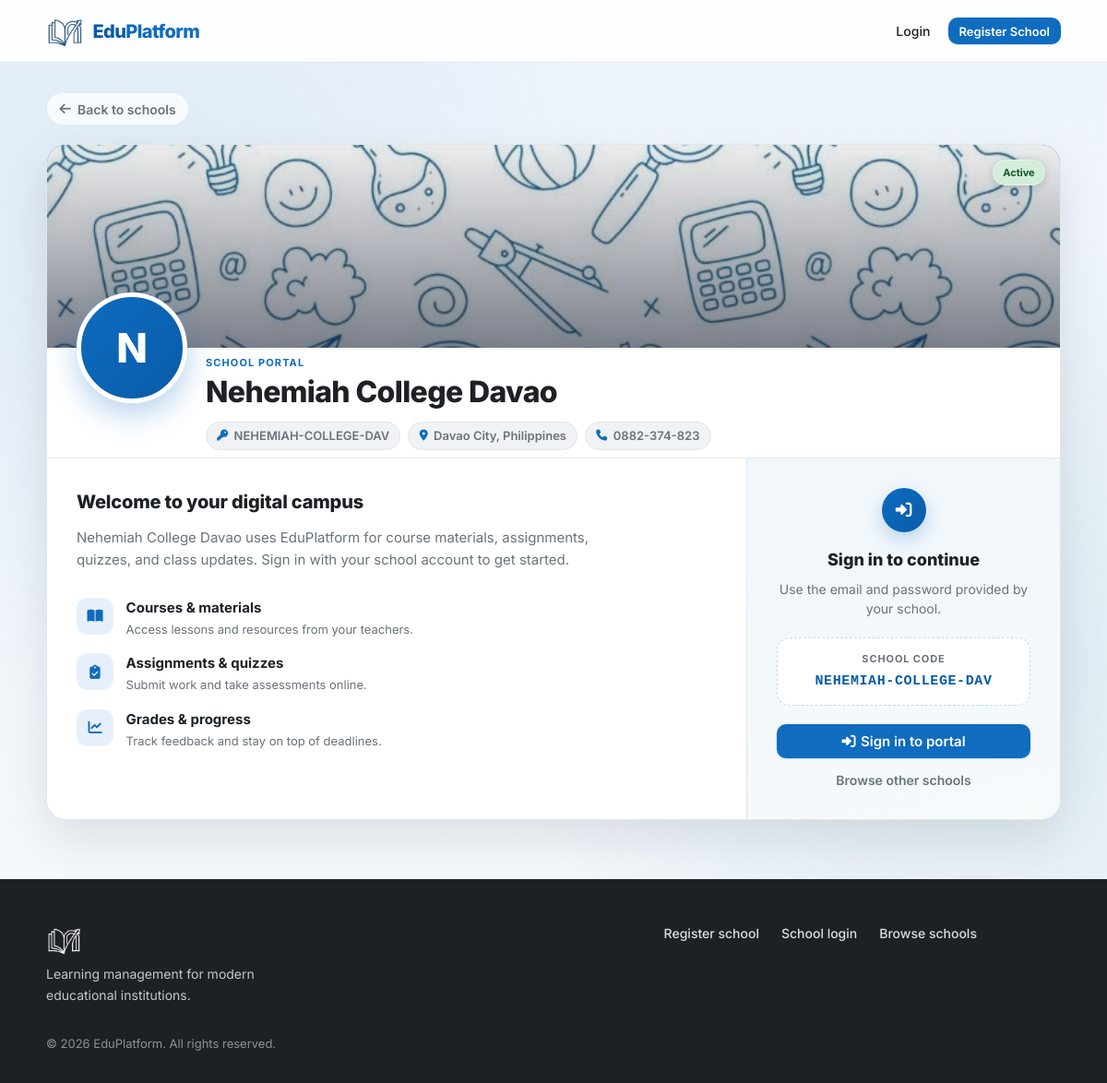
Page /schools/NEHEMIAH-COLLEGE-DAV on the committed database.
### tables this page shows
CREATE TABLE schools (
    id INT UNSIGNED AUTO_INCREMENT PRIMARY KEY,
    name VARCHAR(255) NOT NULL,
    slug VARCHAR(255) NOT NULL UNIQUE,
    school_code VARCHAR(32) DEFAULT NULL UNIQUE,
    email VARCHAR(255) NOT NULL,
    phone VARCHAR(50) DEFAULT NULL,
    address TEXT DEFAULT NULL,
    cover_image VARCHAR(512) DEFAULT NULL,
    logo_image VARCHAR(512) DEFAULT NULL,
    status ENUM('pending', 'active', 'rejected', 'suspended') NOT NULL DEFAULT 'pending',
    registered_at DATETIME NOT NULL DEFAULT CURRENT_TIMESTAMP,
    approved_at DATETIME DEFAULT NULL,
    approved_by INT UNSIGNED DEFAULT NULL,
    created_at DATETIME NOT NULL DEFAULT CURRENT_TIMESTAMP,
    updated_at DATETIME NOT NULL DEFAULT CURRENT_TIMESTAMP ON UPDATE CURRENT_TIMESTAMP
);

### includes/layout/page_loader.php (called while the page is built, shortened)
<?= siteLogoImg('site-logo site-logo--loader') ?>

### includes/bootstrap.php (called while the page is built, shortened)
<?php
require_once __DIR__ . '/env.php';
require_once __DIR__ . '/helpers.php';
function db(): PDO
{
    static $pdo = null;
    if ($pdo === null) {
        $config = require __DIR__ . '/../config/database.php';
        $dsn = sprintf(
            'mysql:host=%s;dbname=%s;charset=%s',
            $config['host'],
            $config['dbname'],
            $config['charset']
        );
        $pdo = new PDO($dsn, $config['username'], $config['password'], [
            PDO::ATTR_ERRMODE            => PDO::ERRMODE_EXCEPTION,
            PDO::ATTR_DEFAULT_FETCH_MODE => PDO::FETCH_ASSOC,
            PDO::ATTR_EMULATE_PREPARES   => false,
            PDO::MYSQL_ATTR_INIT_COMMAND => "SET time_zone = '+00:00'",
        ]);
    }
    return $pdo;
}
require_once __DIR__ . '/auth.php';

### includes/auth.php (called while the page is built, shortened)
<?php
function resolveLoginSchool(?string $slug, int $id = 0, ?string $code = null): ?array
{
    if ($code !== null && $code !== '') {
        $stmt = db()->prepare('SELECT * FROM schools WHERE UPPER(school_code) = UPPER(?)');
        $stmt->execute([trim($code)]);
        return $stmt->fetch() ?: null;
    }
    return null;
}

### schools/enroll.php (the view, shortened to what this page needs)
<?php
require_once __DIR__ . '/../includes/bootstrap.php';
$code = normalizeSchoolCode($_GET['code'] ?? '');
$school = $code !== '' ? resolveLoginSchool(null, 0, $code) : null;
$loginUrl = schoolLoginUrl($school['school_code'] ?? '');
$coverUrl = schoolCoverImageUrl($school);
require __DIR__ . '/../includes/layout/header.php';
?>
<section class="school-public-hero">
    <div class="container landing-section-container">
        <a href="<?= url('index.php#schools') ?>" class="school-public-back">
            <i class="fa-solid fa-arrow-left"></i> Back to schools
        </a>
        <div class="school-public-card">
            <div class="school-public-cover" style="background-image: url('<?= e($coverUrl) ?>')">
                <span class="badge badge-active school-public-status">Active</span>
            </div>
            <header class="school-public-header">
                <?= schoolAvatarHtml($school, 'school-public-avatar') ?>
                <div class="school-public-heading">
                    <p class="school-public-eyebrow">School portal</p>
                    <h1><?= e($school['name']) ?></h1>
                    <div class="school-public-meta-row">
                        <?php if (!empty($school['school_code'])): ?>
                            <span class="school-public-meta-chip">
                                <i class="fa-solid fa-key"></i>
                                <span><?= e($school['school_code']) ?></span>
                            </span>
                        <?php endif; ?>
                        <?php if ($school['address']): ?>
                            <span class="school-public-meta-chip">
                                <i class="fa-solid fa-location-dot"></i>
                                <span><?= e($school['address']) ?></span>
                            </span>
                        <?php endif; ?>
                        <?php if ($school['phone']): ?>
                            <span class="school-public-meta-chip">
                                <i class="fa-solid fa-phone"></i>
                                <span><?= e($school['phone']) ?></span>
                            </span>
                        <?php endif; ?>
                    </div>
                </div>
            </header>
            <div class="school-public-layout">
                <div class="school-public-content">
                    <h2>Welcome to your digital campus</h2>
                    <p class="school-public-intro">
                        <?= e($school['name']) ?> uses <?= e(APP_NAME) ?> for course materials, assignments,
                        quizzes, and class updates. Sign in with your school account to get started.
                    </p>
                    <ul class="school-public-features">
                        <li>
                            <span class="school-public-feature-icon"><i class="fa-solid fa-book-open"></i></span>
                            <div>
                                <strong>Courses &amp; materials</strong>
                                <span>Access lessons and resources from your teachers.</span>
                            </div>
                        </li>
                        <li>
                            <span class="school-public-feature-icon"><i class="fa-solid fa-clipboard-check"></i></span>
                            <div>
                                <strong>Assignments &amp; quizzes</strong>
                                <span>Submit work and take assessments online.</span>
                            </div>
                        </li>
                        <li>
                            <span class="school-public-feature-icon"><i class="fa-solid fa-chart-line"></i></span>
                            <div>
                                <strong>Grades &amp; progress</strong>
                                <span>Track feedback and stay on top of deadlines.</span>
                            </div>
                        </li>
                    </ul>
                </div>
                <aside class="school-public-signin">
                    <div class="school-public-signin-inner">
                        <span class="school-public-signin-icon" aria-hidden="true"><i class="fa-solid fa-right-to-bracket"></i></span>
                        <h3>Sign in to continue</h3>
                        <p>Use the email and password provided by your school.</p>
                        <?php if (!empty($school['school_code'])): ?>
                            <div class="school-public-code-box">
                                <span class="school-public-code-label">School code</span>
                                <code><?= e($school['school_code']) ?></code>
                            </div>
                        <?php endif; ?>
                        <a href="<?= e($loginUrl) ?>" class="btn btn-primary btn-lg btn-block school-public-signin-btn">
                            <i class="fa-solid fa-right-to-bracket"></i> Sign in to portal
                        </a>
                        <a href="<?= url('index.php#schools') ?>" class="school-public-alt-link">Browse other schools</a>
                    </div>
                </aside>
            </div>
        </div>
    </div>
</section>
<?php require __DIR__ . '/../includes/layout/footer.php'; ?>

### includes/helpers.php (shortened to what this page needs)
<?php
function siteLogoPath(): string
{
    return 'assets/img/Gemini_Generated_Image_lt629klt629klt62-removebg-preview.png';
}
function siteLogoUrl(): string
{
    return url(siteLogoPath());
}
function siteLogoImg(string $class = 'site-logo', ?string $alt = null): string
{
    return '<img src="' . e(siteLogoUrl()) . '" alt="' . e($alt ?? APP_NAME) . '" class="' . e($class) . '">';
}
function url(string $path = ''): string
{
    $path = ltrim($path, '/');
    $query = '';
    if (($pos = strpos($path, '?')) !== false) {
        $query = substr($path, $pos);
        $path = substr($path, 0, $pos);
    }
    return BASE_URL . '/' . $path . $query;
}
function schoolLoginUrl(?string $schoolCode): string
{
    $code = normalizeSchoolCode($schoolCode ?? '');
    return url('login.php?code=' . urlencode($code));
}
function schoolDefaultCoverUrls(): array
{
    return [
        url('assets/img/school-covers/default-1.jpg'),
        url('assets/img/school-covers/default-2.jpg'),
        url('assets/img/school-covers/default-3.jpg'),
        url('assets/img/school-covers/default-4.jpg'),
    ];
}
function schoolCoverImageUrl(array $school): string
{
    $custom = trim((string) ($school['cover_image'] ?? ''));
    $defaults = schoolDefaultCoverUrls();
    $index = abs((int) ($school['id'] ?? 0)) % count($defaults);
    return $defaults[$index];
}
function schoolLogoImageUrl(array $school): ?string
{
    $custom = trim((string) ($school['logo_image'] ?? ''));
    return null;
}
function schoolAvatarInitial(array $school): string
{
    return strtoupper(mb_substr($school['name'] ?? 'S', 0, 1));
}
function schoolAvatarHtml(array $school, string $class): string
{
    $logoUrl = schoolLogoImageUrl($school);
    return '<div class="' . $class . '" aria-hidden="true">' . e(schoolAvatarInitial($school)) . '</div>';
}
function e(?string $value): string
{
    return htmlspecialchars($value ?? '', ENT_QUOTES, 'UTF-8');
}
function normalizeSchoolCode(string $code): string
{
    return strtoupper(trim($code));
}
    ?>

### rows in the picture
schools: name "N", name "Nehemiah College Davao", school_code "NEHEMIAH-COLLEGE-DAV", address "Davao City, Philippines", phone "0882-374-823"

### other values in the picture
APP_NAME "EduPlatform"
